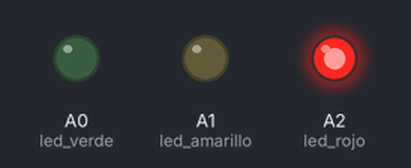
Simulated run of this sketch. Board: Arduino Uno, built with avr-gcc and run on an emulated ATmega328P. On the bench: output pins drawn as LEDs (lit = HIGH).

Above: at 0.2 s.
At 0.92 s:
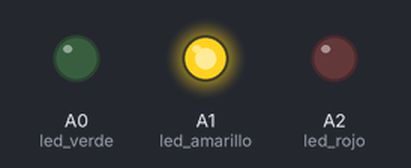
At 1.95 s:
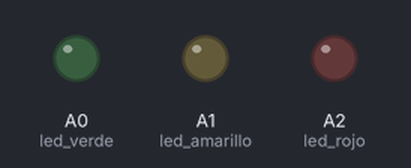
At 3.6 s:
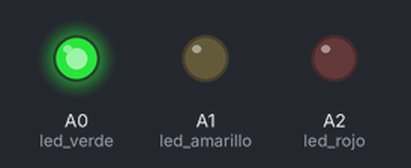
Timing chart, 0 to 4.7 s (numbered marks = the images above):
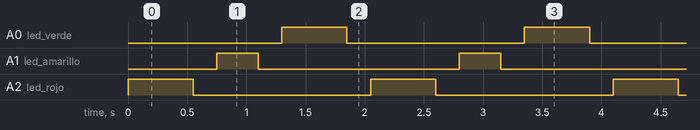

Measured:
- by itself, A0 (led_verde), A2 (led_rojo): alternates HIGH for 0.55 s and LOW for 1.5 s
- by itself, A1 (led_amarillo): alternates HIGH for 0.35 s and LOW for 1.7 s

The sketch:

mini_semaforo.ino
```cpp
/*
   Mini semaforo

*/


int led_verde = A0;    // LED connected to digital pin A0
int led_rojo = A2;    // LED connected to digital pin A2
int led_amarillo = A1;    // LED connected to digital pin A1

void setup() {
  // nada que hacer aquí
}

void loop() {


  analogWrite(led_rojo, 130); delay(550);
  analogWrite(led_rojo, 0); delay(200);

  analogWrite(led_amarillo, 130); delay(350);
  analogWrite(led_amarillo, 0); delay(200);

  analogWrite(led_verde, 150); delay(550);
  analogWrite(led_verde, 0); delay(200);

}
```
